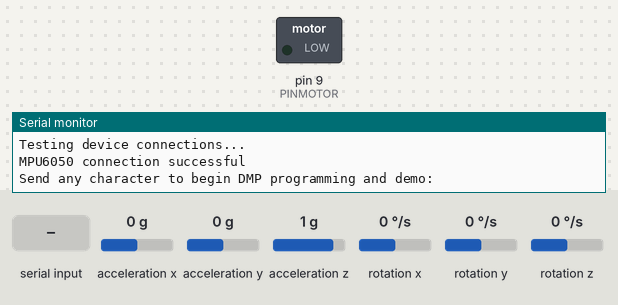
Bench run of a sketch on a simulated Arduino Uno, built with avr-gcc and run on an emulated ATmega328P. Shown: switched loads named in the sketch (green lamp = pin HIGH), the last lines printed to the serial monitor. The inputs (shaded band) are chosen by the test bench; at power-on: rotation z 0 °/s, acceleration z 1 g, acceleration x 0 g, acceleration y 0 g, rotation x 0 °/s, rotation y 0 °/s. The sensor or clock chip raises its interrupt line as the real part does.

Above: at 0.9 s.
1.0 s: "1\n" received over Serial
At 1.76 s:
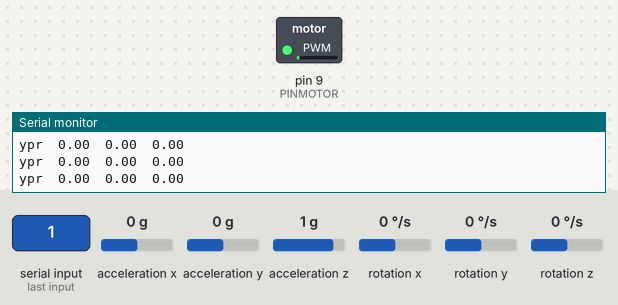
4.0 s: rotation z set to -192 °/s
7.0 s: acceleration z set to -1.4 g
At 8.26 s:
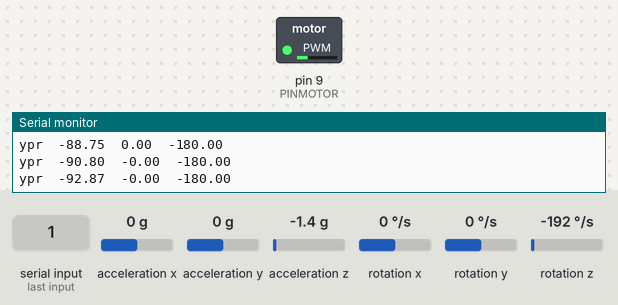
Timing chart, 0 to 22.4 s (numbered marks = the images above; inputs shaded):
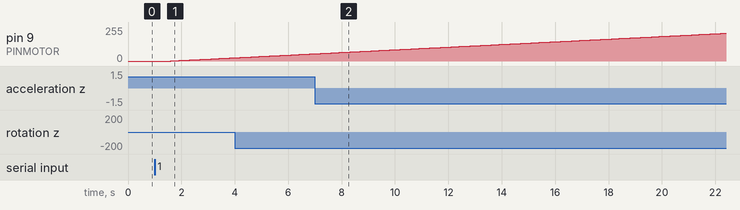

The sketch:

accinterrupt4_motor_timer.ino
```cpp
#include <I2Cdev.h>

#include "MPU6050_6Axis_MotionApps20.h"

#if I2CDEV_IMPLEMENTATION == I2CDEV_ARDUINO_WIRE
    #include <Wire.h>
#endif

#include <SimpleTimer.h>  //simpletimer
SimpleTimer timer;        //simpletimer

MPU6050 mpu;

int PINMOTOR=9; //PWM
int cont=0;
boolean max=false;

#define OUTPUT_READABLE_YAWPITCHROLL
//#define OUTPUT_READABLE_WORLDACCEL

bool blinkState = false;

// MPU control/status vars
bool dmpReady = false;  // set true if DMP init was successful
uint8_t mpuIntStatus;   // holds actual interrupt status byte from MPU
uint8_t devStatus;      // return status after each device operation (0 = success, !0 = error)
uint16_t packetSize;    // expected DMP packet size (default is 42 bytes)
uint16_t fifoCount;     // count of all bytes currently in FIFO
uint8_t fifoBuffer[64]; // FIFO storage buffer

// orientation/motion vars
Quaternion q;           // [w, x, y, z]         quaternion container
VectorInt16 aa;         // [x, y, z]            accel sensor measurements
VectorInt16 aaReal;     // [x, y, z]            gravity-free accel sensor measurements
VectorInt16 aaWorld;    // [x, y, z]            world-frame accel sensor measurements
VectorFloat gravity;    // [x, y, z]            gravity vector
float euler[3];         // [psi, theta, phi]    Euler angle container
float ypr[3];           // [yaw, pitch, roll]   yaw/pitch/roll container and gravity vector

// packet structure for InvenSense teapot demo
uint8_t teapotPacket[14] = { '$', 0x02, 0,0, 0,0, 0,0, 0,0, 0x00, 0x00, '\r', '\n' };

volatile bool mpuInterrupt = false;     // indicates whether MPU interrupt pin has gone high
void dmpDataReady() {
    mpuInterrupt = true;
}

void setup() {

	pinMode(PINMOTOR, OUTPUT);

    #if I2CDEV_IMPLEMENTATION == I2CDEV_ARDUINO_WIRE
        Wire.begin();
        TWBR = 24; // 400kHz I2C clock (200kHz if CPU is 8MHz)
    #elif I2CDEV_IMPLEMENTATION == I2CDEV_BUILTIN_FASTWIRE
        Fastwire::setup(400, true);
    #endif

    // initialize serial communication
    // (115200 chosen because it is required for Teapot Demo output, but it's
    // really up to you depending on your project)
    Serial.begin(115200);
    while (!Serial); // wait for Leonardo enumeration, others continue immediately

    // NOTE: 8MHz or slower host processors, like the Teensy @ 3.3v or Ardunio
    // Pro Mini running at 3.3v, cannot handle this baud rate reliably due to
    // the baud timing being too misaligned with processor ticks. You must use
    // 38400 or slower in these cases, or use some kind of external separate
    // crystal solution for the UART timer.

    // initialize device
    Serial.println(F("Initializing I2C devices..."));
    mpu.initialize();

    // verify connection
    Serial.println(F("Testing device connections..."));
    Serial.println(mpu.testConnection() ? F("MPU6050 connection successful") : F("MPU6050 connection failed"));

    // wait for ready
    Serial.println(F("\nSend any character to begin DMP programming and demo: "));
    while (Serial.available() && Serial.read()); // empty buffer
    while (!Serial.available());                 // wait for data
    while (Serial.available() && Serial.read()); // empty buffer again

    // load and configure the DMP
    Serial.println(F("Initializing DMP..."));
    devStatus = mpu.dmpInitialize();

    // supply your own gyro offsets here, scaled for min sensitivity
//    mpu.setXGyroOffset(220);
//    mpu.setYGyroOffset(76);
//    mpu.setZGyroOffset(-85);
//    mpu.setZAccelOffset(1788); // 1688 factory default for my test chip

    // make sure it worked (returns 0 if so)
    if (devStatus == 0) {
        // turn on the DMP, now that it's ready
        Serial.println(F("Enabling DMP..."));
        mpu.setDMPEnabled(true);

        // enable Arduino interrupt detection
        Serial.println(F("Enabling interrupt detection (Arduino external interrupt 0)..."));

        pinMode(7, INPUT);  //pin 7 en modo input para recibir la interrupcion del acelerometro
        attachInterrupt(4, dmpDataReady, RISING); //interrupt 4 -> pin 7 for pro micro
        mpuIntStatus = mpu.getIntStatus();

        // set our DMP Ready flag so the main loop() function knows it's okay to use it
        Serial.println(F("DMP ready! Waiting for first interrupt..."));
        dmpReady = true;

        // get expected DMP packet size for later comparison
        packetSize = mpu.dmpGetFIFOPacketSize();
    } else {
        // ERROR!
        // 1 = initial memory load failed
        // 2 = DMP configuration updates failed
        // (if it's going to break, usually the code will be 1)
        Serial.print(F("DMP Initialization failed (code "));
        Serial.print(devStatus);
        Serial.println(F(")"));
    }

    // configure LED for output
    //pinMode(LED_PIN, OUTPUT);

    timer.setInterval(100, repeatMe);  //simpletimer
}


void repeatMe()   //simpletimer
{
    if(max) cont--;
    else cont++;

    if(cont>250) max=true;
    if(cont<1) max=false;

    analogWrite(PINMOTOR, cont);
}


void loop() {
    // if programming failed, don't try to do anything
    if (!dmpReady) return;

    // wait for MPU interrupt or extra packet(s) available
    while (!mpuInterrupt && fifoCount < packetSize) {    }

    mpuInterrupt = false;
    mpuIntStatus = mpu.getIntStatus();

    fifoCount = mpu.getFIFOCount();

    // check for overflow (this should never happen unless our code is too inefficient)
    if ((mpuIntStatus & 0x10) || fifoCount == 1024) {
        // reset so we can continue cleanly
        mpu.resetFIFO();
        Serial.println(F("FIFO overflow!"));

    // otherwise, check for DMP data ready interrupt (this should happen frequently)
    } else if (mpuIntStatus & 0x02) {
        // wait for correct available data length, should be a VERY short wait
        while (fifoCount < packetSize) fifoCount = mpu.getFIFOCount();

        // read a packet from FIFO
        mpu.getFIFOBytes(fifoBuffer, packetSize);

        // track FIFO count here in case there is > 1 packet available
        // (this lets us immediately read more without waiting for an interrupt)
        fifoCount -= packetSize;

        #ifdef OUTPUT_READABLE_YAWPITCHROLL
            // display Euler angles in degrees
            mpu.dmpGetQuaternion(&q, fifoBuffer);
            mpu.dmpGetGravity(&gravity, &q);
            mpu.dmpGetYawPitchRoll(ypr, &q, &gravity);
            Serial.print("ypr\t");
            Serial.print(ypr[0] * 180/M_PI);
            Serial.print("\t");
            Serial.print(ypr[1] * 180/M_PI);
            Serial.print("\t");
            Serial.println(ypr[2] * 180/M_PI);
        #endif

        #ifdef OUTPUT_READABLE_REALACCEL
            // display real acceleration, adjusted to remove gravity
            mpu.dmpGetQuaternion(&q, fifoBuffer);
            mpu.dmpGetAccel(&aa, fifoBuffer);
            mpu.dmpGetGravity(&gravity, &q);
            mpu.dmpGetLinearAccel(&aaReal, &aa, &gravity);
            Serial.print("areal\t");
            Serial.print(aaReal.x);
            Serial.print("\t");
            Serial.print(aaReal.y);
            Serial.print("\t");
            Serial.println(aaReal.z);
        #endif

        #ifdef OUTPUT_READABLE_WORLDACCEL
            // display initial world-frame acceleration, adjusted to remove gravity
            // and rotated based on known orientation from quaternion
            mpu.dmpGetQuaternion(&q, fifoBuffer);
            mpu.dmpGetAccel(&aa, fifoBuffer);
            mpu.dmpGetGravity(&gravity, &q);
            mpu.dmpGetLinearAccel(&aaReal, &aa, &gravity);
            mpu.dmpGetLinearAccelInWorld(&aaWorld, &aaReal, &q);
            Serial.print("aworld\t");
            Serial.print(aaWorld.x);
            Serial.print("\t");
            Serial.print(aaWorld.y);
            Serial.print("\t");
            Serial.println(aaWorld.z);
        #endif

        // blink LED to indicate activity
        blinkState = !blinkState;
        //digitalWrite(LED_PIN, blinkState);

    }
   /*
  analogWrite(PINMOTOR, 0);
  delay(4000);
  analogWrite(PINMOTOR, 60);
  delay(4000);
  analogWrite(PINMOTOR, 0);
  delay(4000);
  analogWrite(PINMOTOR, 80);
  delay(4000);
   analogWrite(PINMOTOR, 0);
  delay(4000);
  analogWrite(PINMOTOR, 100);
  delay(4000);
  analogWrite(PINMOTOR, 0);
  delay(4000);
  analogWrite(PINMOTOR, 120);
  delay(4000);
  */

  timer.run();


}
```

Measured:
- after the input at 1.0 s, pin 9 (PINMOTOR): moves from 0/255 to 24/255 over 2.3 s, starting after 0.61 s
